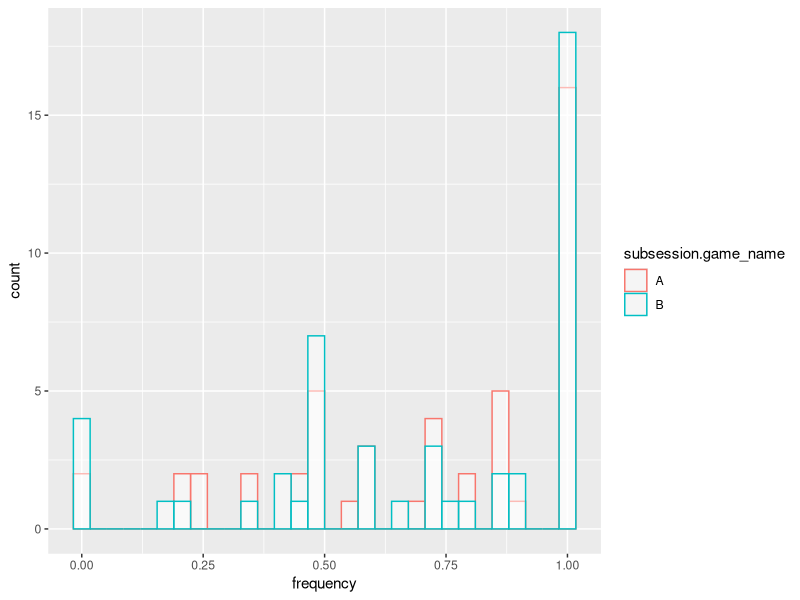
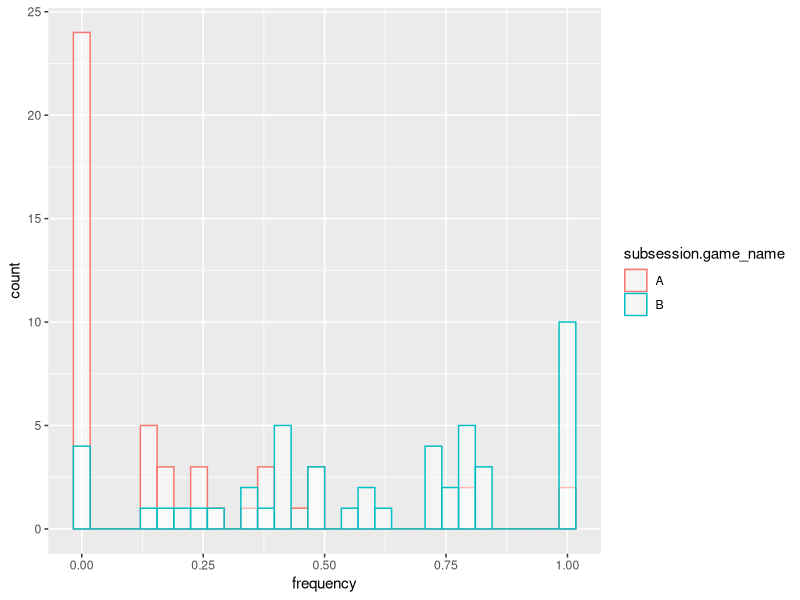
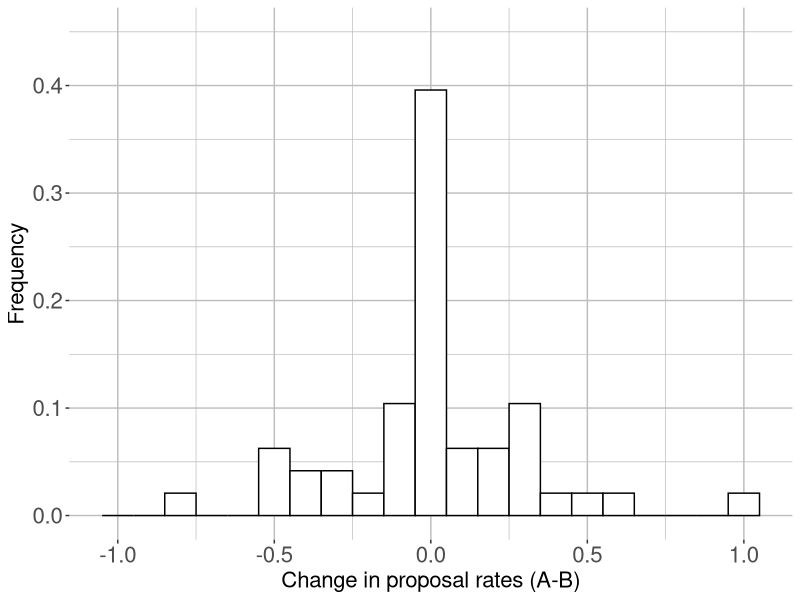
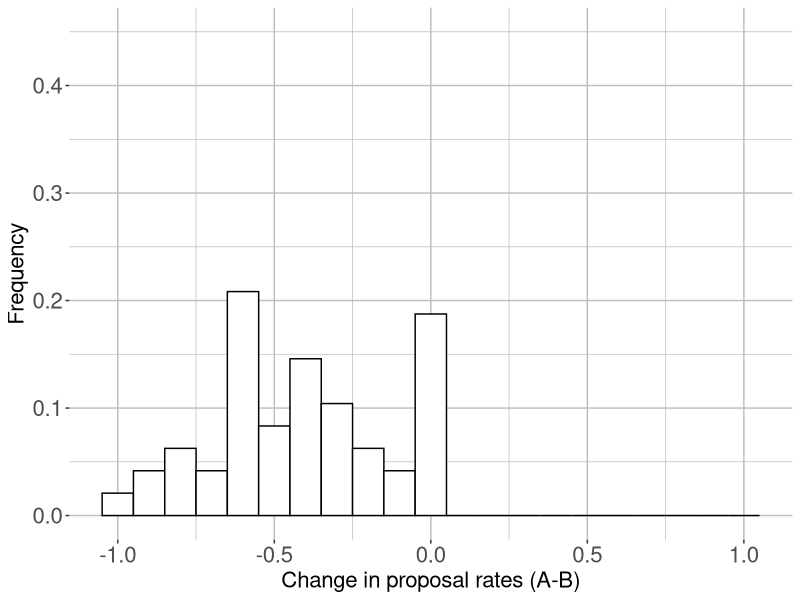
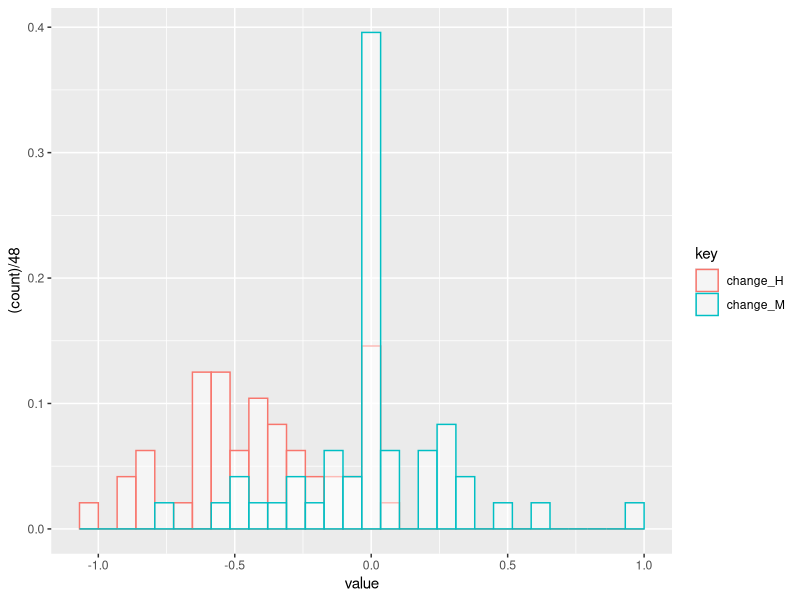

These figures' R source, in order:

# preliminaries -----------------------------------------------------------

library(here)
library(tidyverse)
library(forcats)
library(sandwich)
library(lmtest)

# create dataset ----------------------------------------------------------

data_game_raw<-read_csv(here("data","MaIn_data_base_game.csv"))
data_game_raw <- data_game_raw %>%
  mutate(player.type=factor(player.type)) %>%
  mutate(player.type=fct_recode(player.type,
                                "H"="1",
                                "M"="2",
                                "L"="3")) %>%
  mutate(player.signal=factor(player.signal)) %>%
  mutate(player.signal=fct_recode(player.signal,
                                  "h"="1",
                                  "m"="2",
                                  "l"="3")) %>%
  mutate(player.partner_type=factor(player.partner_type)) %>%
  mutate(player.partner_type=fct_recode(player.partner_type,
                                        "H"="1",
                                        "M"="2",
                                        "L"="3")) %>%
  mutate(subsession.game_name=factor(subsession.game_name))  %>%
  mutate(participant.id_in_treatment=interaction(factor(session.code),factor(participant.id_in_session))) %>%
  mutate(session.code=factor(session.code)) %>%
  select(session.code, participant.id_in_treatment, player.choice,subsession.round_number,subsession.game_name,
         player.match, player.partner_type, player.type, player.signal,group.id_in_subsession)


# create individual frequencies -------------------------------------------

data_frequencies <- data_game_raw %>%
  group_by(participant.id_in_treatment, player.type, player.signal, subsession.game_name) %>%
  summarise(frequency = mean(player.choice))

data_frequencies_s <- data_frequencies %>%
  unite(case,player.type,player.signal,subsession.game_name, sep="") %>%
  spread(case,frequency)


# distribution of proposal frequencies -------------------------

plot_data <- data_frequencies %>% filter(player.type=="M", player.signal=="m")

ggplot(plot_data, aes(x=frequency, color=subsession.game_name)) +
  geom_histogram(fill="white", alpha=0.5, position="identity")


plot_data <- data_frequencies %>% filter(player.type=="H", player.signal=="m")

ggplot(plot_data, aes(x=frequency, color=subsession.game_name)) +
  geom_histogram(fill="white", alpha=0.5, position="identity")


# distribution of changes in proposal frequency ---------------------------

#parameters for plotting distributions on two panels
bin_width=0.1
minbin=-1.05
maxbin=+1.05
ceiling=0.45
scale=1
#plot with Mm change distribution
ggplot(data_frequencies_s, aes(x=-MmB+MmA)) +
  geom_histogram(aes(y =(..count..)/48),
                 color="black",
                 fill="white",
                 breaks=seq(minbin, maxbin, by=bin_width)) +
  ylim(c(0,ceiling)) +
  ylab("Frequency") +
  xlab("Change in proposal rates (A-B)") +
  theme(axis.title.y = element_text(size=16*scale)) +
  theme(axis.title.x = element_text(size=16*scale)) +
  theme(axis.text.x  = element_text(size=16*scale)) +
  theme(axis.text.y  = element_text(size=16*scale)) +
  theme(legend.text = element_text(size = 16*scale),
        legend.title = element_text(size=16*scale)) +
  theme(
    panel.background = element_rect(fill = "transparent") # bg of the panel
    , plot.background = element_rect(fill = "transparent", color = NA) # bg of the plot
    , panel.grid.major = element_line(colour = "grey") # get rid of major grid
    , panel.grid.minor = element_line(colour = "grey") # get rid of minor grid
    , legend.background = element_rect(fill = "transparent") # get rid of legend bg
    , legend.box.background = element_rect(fill = "transparent", color = NA) # get rid of legend panel bg
    , legend.key = element_rect(fill = "transparent", color = NA)
    , legend.position = "bottom"
    , legend.margin = margin(20,0.5,0.5,0.5)
  )
#plot with Mm change distribution
ggplot(data_frequencies_s, aes(x=-HmB+HmA)) +
  geom_histogram(aes(y =(..count..)/48),
                 color="black",
                 fill="white",
                 breaks=seq(minbin, maxbin, by=bin_width)) +
  ylim(c(0,ceiling))+
  ylab("Frequency") +
  xlab("Change in proposal rates (A-B)") +
  theme(axis.title.y = element_text(size=16*scale)) +
  theme(axis.title.x = element_text(size=16*scale)) +
  theme(axis.text.x  = element_text(size=16*scale)) +
  theme(axis.text.y  = element_text(size=16*scale)) +
  theme(legend.text = element_text(size = 16*scale),
        legend.title = element_text(size=16*scale)) +
  theme(
    panel.background = element_rect(fill = "transparent") # bg of the panel
    , plot.background = element_rect(fill = "transparent", color = NA) # bg of the plot
    , panel.grid.major = element_line(colour = "grey") # get rid of major grid
    , panel.grid.minor = element_line(colour = "grey") # get rid of minor grid
    , legend.background = element_rect(fill = "transparent") # get rid of legend bg
    , legend.box.background = element_rect(fill = "transparent", color = NA) # get rid of legend panel bg
    , legend.key = element_rect(fill = "transparent", color = NA)
    , legend.position = "bottom"
    , legend.margin = margin(20,0.5,0.5,0.5)
  )

#plot with two distributions
plot_data <- data_frequencies_s %>%
  mutate(change_H=-HmB+HmA, change_M = -MmB+MmA) %>%
  select(participant.id_in_treatment,change_H, change_M) %>%
  gather(key, value, -participant.id_in_treatment)
ggplot(plot_data, aes(x=value, color=key)) +
  geom_histogram(aes(y =(..count..)/48),fill="white", alpha=0.5, position="identity" )

#hypothesis test of difference in distributions
test_data <- data_frequencies_s %>%
  mutate(change_H=-HmB+HmA, change_M = -MmB+MmA)
diff = test_data$change_H-test_data$change_M
test=wilcox.test(diff, alternative = "two.sided")
p=test$p.value
reject_null=(p<=0.05)
#hypothesis test: change=0 for M types
test_data <- data_frequencies_s %>%
  mutate(change_H=-HmB+HmA, change_M = -MmB+MmA)
diff = test_data$change_M-0
test=wilcox.test(diff, alternative = "two.sided")
p=test$p.value
reject_null=(p<=0.05)
#hypothesis test: change=0 for H types
test_data <- data_frequencies_s %>%
  mutate(change_H=-HmB+HmA, change_M = -MmB+MmA)
diff = test_data$change_H-0
test=wilcox.test(diff, alternative = "two.sided")
p=test$p.value
reject_null=(p<=0.05)

# individual types --------------------------------------------------------

#create measure of weak-dominance violation
data_frequencies_s$HhA[is.na(data_frequencies_s$HhA)] = 1
data_frequencies_s$HhB[is.na(data_frequencies_s$HhB)] = 1
data_frequencies_s$HlA[is.na(data_frequencies_s$HlA)] = 0
data_frequencies_s$HlB[is.na(data_frequencies_s$HlB)] = 0
data_frequencies_s$MhA[is.na(data_frequencies_s$MhA)] = 1
data_frequencies_s$MhB[is.na(data_frequencies_s$MhB)] = 1
data_frequencies_s$MlA[is.na(data_frequencies_s$MlA)] = 0
data_frequencies_s$MlB[is.na(data_frequencies_s$MlB)] = 0
data_frequencies_s$LhA[is.na(data_frequencies_s$LhA)] = 1
data_frequencies_s$LhB[is.na(data_frequencies_s$LhB)] = 1
data_frequencies_s$LmA[is.na(data_frequencies_s$LmA)] = 1
data_frequencies_s$LmB[is.na(data_frequencies_s$LmB)] = 1
data_frequencies_s <- data_frequencies_s %>%
  mutate(WD_mistake = 1*(HhA==0|HhB==0|HlA!=0|HlB!=0|MhA==0|MhB==0|MlA!=0|MlB!=0|LhA==0|LhB==0|LmA==0|LmB==0))

    
# create measure of individual proposal rates
data_frequencies_s <- data_frequencies_s %>%
  mutate(HmA_propose = 1*(HmA>=0.5),
         HmB_propose = 1*(HmB>=0.5),
         MmA_propose = 1*(MmA>=0.5),
         MmB_propose = 1*(MmB>=0.5))

#check how many people propose/make mistakes
sum(data_frequencies_s$HmA_propose)
sum(data_frequencies_s$HmB_propose)
sum(data_frequencies_s$MmA_propose)
sum(data_frequencies_s$MmB_propose)
sum(data_frequencies_s$WD_mistake)

# Mm players who propose>50% in A are more likely to propose>50% as Mm players in B
sum(data_frequencies_s$MmA_propose*data_frequencies_s$MmB_propose)/sum(data_frequencies_s$MmA_propose)
sum((1-data_frequencies_s$MmA_propose)*data_frequencies_s$MmB_propose)/sum(1-data_frequencies_s$MmA_propose)


# Mm players who propose>50% in A are not more likely to propose>50% as Hm players in B
sum(data_frequencies_s$MmA_propose*data_frequencies_s$HmB_propose)/sum(data_frequencies_s$MmA_propose)
sum((1-data_frequencies_s$MmA_propose)*data_frequencies_s$HmB_propose)/sum(1-data_frequencies_s$MmA_propose)


# Mm players who propose>50% in A are more likely to propose>50% as Hm players in A
sum(data_frequencies_s$MmA_propose*data_frequencies_s$HmA_propose)/sum(data_frequencies_s$MmA_propose)
sum((1-data_frequencies_s$MmA_propose)*data_frequencies_s$HmA_propose)/sum(1-data_frequencies_s$MmA_propose)


# Mm players who propose>50% in A are slightly more likely to choose weakly dominated strategies
sum(data_frequencies_s$MmA_propose*data_frequencies_s$WD_mistake)/sum(data_frequencies_s$MmA_propose)
sum((1-data_frequencies_s$MmA_propose)*data_frequencies_s$WD_mistake)/sum(1-data_frequencies_s$MmA_propose)


#full table
data_freq=cbind(data_frequencies_s$MmA_propose,
                1-data_frequencies_s$MmA_propose,
                data_frequencies_s$MmB_propose,
                1-data_frequencies_s$MmB_propose,
                data_frequencies_s$HmA_propose,
                1-data_frequencies_s$HmA_propose,
                data_frequencies_s$HmB_propose,
                1-data_frequencies_s$HmB_propose,
                data_frequencies_s$WD_mistake,
                1-data_frequencies_s$WD_mistake)
num_variables = dim(data_freq)[2]
output_matrix = matrix(nrow=num_variables, ncol=num_variables)
for(i in seq(1:num_variables)){
  for(j in seq(1:num_variables)){
    output_matrix[i,j]=sum(data_freq[,i]*data_freq[,j])
    if((i+1)%/%2>(j+1)%/%2){output_matrix[i,j]="-"}
  }
}
library(xtable)
x <- xtable(output_matrix)
print(x, floating=FALSE, tabular.environment="bmatrix", hline.after=NULL, include.rownames=FALSE, include.colnames=FALSE)

#number of subjects who make no mistakes: 3
sum((1-data_frequencies_s$MmA_propose)*data_frequencies_s$MmB_propose*(1-data_frequencies_s$HmA_propose)*data_frequencies_s$MmB_propose*(1-data_frequencies_s$WD_mistake))
